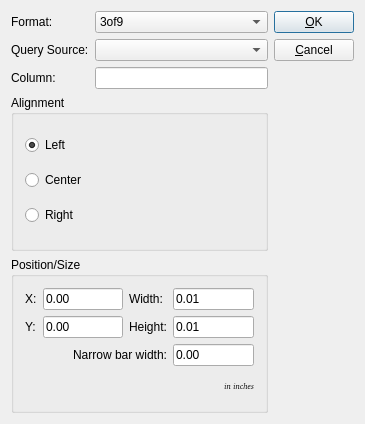
<?xml version="1.0" encoding="UTF-8"?>
<ui version="4.0">
 <comment> * OpenRPT report writer and rendering engine
 * Copyright (C) 2001-2014 by OpenMFG, LLC
 *
 * This library is free software; you can redistribute it and/or
 * modify it under the terms of the GNU Lesser General Public
 * License as published by the Free Software Foundation; either
 * version 2.1 of the License, or (at your option) any later version.
 *
 * This library is distributed in the hope that it will be useful,
 * but WITHOUT ANY WARRANTY; without even the implied warranty of
 * MERCHANTABILITY or FITNESS FOR A PARTICULAR PURPOSE. See the GNU
 * Lesser General Public License for more details.
 *
 * You should have received a copy of the GNU Lesser General Public
 * License along with this library; if not, write to the Free Software
 * Foundation, Inc., 59 Temple Place, Suite 330, Boston, MA 02111-1307 USA
 * Please contact info@openmfg.com with any questions on this license.</comment>
 <class>BarcodeEditor</class>
 <widget class="QDialog" name="BarcodeEditor">
  <property name="geometry">
   <rect>
    <x>0</x>
    <y>0</y>
    <width>365</width>
    <height>424</height>
   </rect>
  </property>
  <property name="sizePolicy">
   <sizepolicy hsizetype="Preferred" vsizetype="Preferred">
    <horstretch>0</horstretch>
    <verstretch>0</verstretch>
   </sizepolicy>
  </property>
  <property name="windowTitle">
   <string>Bar Code Properties</string>
  </property>
  <layout class="QHBoxLayout">
   <property name="spacing">
    <number>6</number>
   </property>
   <property name="leftMargin">
    <number>11</number>
   </property>
   <property name="topMargin">
    <number>11</number>
   </property>
   <property name="rightMargin">
    <number>11</number>
   </property>
   <property name="bottomMargin">
    <number>11</number>
   </property>
   <item>
    <layout class="QVBoxLayout" name="_princpalLayout">
     <property name="spacing">
      <number>6</number>
     </property>
     <property name="leftMargin">
      <number>0</number>
     </property>
     <property name="topMargin">
      <number>0</number>
     </property>
     <property name="rightMargin">
      <number>0</number>
     </property>
     <property name="bottomMargin">
      <number>0</number>
     </property>
     <item>
      <layout class="QGridLayout">
       <property name="leftMargin">
        <number>0</number>
       </property>
       <property name="topMargin">
        <number>0</number>
       </property>
       <property name="rightMargin">
        <number>0</number>
       </property>
       <property name="bottomMargin">
        <number>0</number>
       </property>
       <property name="spacing">
        <number>6</number>
       </property>
       <item row="0" column="0">
        <widget class="QLabel" name="TextLabel1_3_2">
         <property name="frameShape">
          <enum>QFrame::NoFrame</enum>
         </property>
         <property name="frameShadow">
          <enum>QFrame::Plain</enum>
         </property>
         <property name="text">
          <string>Format:</string>
         </property>
        </widget>
       </item>
       <item row="2" column="1">
        <widget class="QLineEdit" name="tbColumn"/>
       </item>
       <item row="2" column="0">
        <widget class="QLabel" name="TextLabel1">
         <property name="sizePolicy">
          <sizepolicy hsizetype="Preferred" vsizetype="Minimum">
           <horstretch>0</horstretch>
           <verstretch>0</verstretch>
          </sizepolicy>
         </property>
         <property name="text">
          <string>Column:</string>
         </property>
        </widget>
       </item>
       <item row="1" column="0">
        <widget class="QLabel" name="TextLabel1_3">
         <property name="text">
          <string>Query Source:</string>
         </property>
        </widget>
       </item>
       <item row="0" column="1">
        <widget class="QComboBox" name="cbFormat">
         <property name="insertPolicy">
          <enum>QComboBox::InsertAtBottom</enum>
         </property>
         <item>
          <property name="text">
           <string>3of9</string>
          </property>
         </item>
         <item>
          <property name="text">
           <string>3of9+</string>
          </property>
         </item>
         <item>
          <property name="text">
           <string>128</string>
          </property>
         </item>
         <item>
          <property name="text">
           <string>ean13</string>
          </property>
         </item>
         <item>
          <property name="text">
           <string>ean8</string>
          </property>
         </item>
         <item>
          <property name="text">
           <string>upc-a</string>
          </property>
         </item>
         <item>
          <property name="text">
           <string>upc-e</string>
          </property>
         </item>
         <item>
          <property name="text">
           <string>i2of5</string>
          </property>
         </item>
         <item>
          <property name="text">
           <string>PDF417</string>
          </property>
         </item>
         <item>
          <property name="text">
           <string>QR</string>
          </property>
         </item>
         <item>
          <property name="text">
           <string>Datamatrix square</string>
          </property>
         </item>
         <item>
          <property name="text">
           <string>Datamatrix rectangle</string>
          </property>
         </item>
        </widget>
       </item>
       <item row="1" column="1">
        <widget class="QueryComboBox" name="cbQuery"/>
       </item>
      </layout>
     </item>
     <item>
      <widget class="QGroupBox" name="buttonGroupAlign">
       <property name="title">
        <string>Alignment</string>
       </property>
       <layout class="QVBoxLayout">
        <property name="spacing">
         <number>6</number>
        </property>
        <property name="leftMargin">
         <number>11</number>
        </property>
        <property name="topMargin">
         <number>11</number>
        </property>
        <property name="rightMargin">
         <number>11</number>
        </property>
        <property name="bottomMargin">
         <number>11</number>
        </property>
        <item>
         <widget class="QRadioButton" name="rbAlignLeft">
          <property name="text">
           <string>Left</string>
          </property>
          <property name="checked">
           <bool>true</bool>
          </property>
         </widget>
        </item>
        <item>
         <widget class="QRadioButton" name="rbAlignCenter">
          <property name="text">
           <string>Center</string>
          </property>
         </widget>
        </item>
        <item>
         <widget class="QRadioButton" name="rbAlignRight">
          <property name="text">
           <string>Right</string>
          </property>
         </widget>
        </item>
       </layout>
      </widget>
     </item>
     <item>
      <widget class="QGroupBox" name="GroupBox1">
       <property name="title">
        <string>Position/Size</string>
       </property>
       <layout class="QGridLayout">
        <item row="0" column="0">
         <widget class="QLabel" name="TextLabel1_3_3">
          <property name="text">
           <string>X:</string>
          </property>
         </widget>
        </item>
        <item row="0" column="1">
         <widget class="QLineEdit" name="leXPos">
          <property name="text">
           <string>0.00</string>
          </property>
         </widget>
        </item>
        <item row="0" column="2">
         <widget class="QLabel" name="TextLabel3">
          <property name="text">
           <string>Width:</string>
          </property>
         </widget>
        </item>
        <item row="0" column="3">
         <widget class="QLineEdit" name="leWidth">
          <property name="text">
           <string>0.01</string>
          </property>
         </widget>
        </item>
        <item row="1" column="0">
         <widget class="QLabel" name="TextLabel2">
          <property name="text">
           <string>Y:</string>
          </property>
         </widget>
        </item>
        <item row="1" column="1">
         <widget class="QLineEdit" name="leYPos">
          <property name="text">
           <string>0.00</string>
          </property>
         </widget>
        </item>
        <item row="1" column="2">
         <widget class="QLabel" name="TextLabel4">
          <property name="text">
           <string>Height:</string>
          </property>
         </widget>
        </item>
        <item row="1" column="3">
         <widget class="QLineEdit" name="leHeight">
          <property name="text">
           <string>0.01</string>
          </property>
         </widget>
        </item>
        <item row="2" column="1" colspan="2">
         <widget class="QLabel" name="lnarrowBar">
          <property name="text">
           <string>Narrow bar width:</string>
          </property>
          <property name="alignment">
           <set>Qt::AlignLeading|Qt::AlignLeft|Qt::AlignRight|Qt::AlignTrailing|Qt::AlignVCenter</set>
          </property>
         </widget>
        </item>
        <item row="2" column="3">
         <widget class="QLineEdit" name="leNarrowBarWidth">
          <property name="text">
           <string>0.00</string>
          </property>
         </widget>
        </item>
        <item row="3" column="3">
         <widget class="QLabel" name="TextLabel5">
          <property name="font">
           <font>
            <family>Helvetica [Cronyx]</family>
            <pointsize>6</pointsize>
            <weight>50</weight>
            <italic>true</italic>
            <bold>false</bold>
            <underline>false</underline>
            <strikeout>false</strikeout>
           </font>
          </property>
          <property name="text">
           <string>in inches</string>
          </property>
          <property name="textFormat">
           <enum>Qt::AutoText</enum>
          </property>
          <property name="alignment">
           <set>Qt::AlignRight|Qt::AlignTrailing|Qt::AlignVCenter</set>
          </property>
         </widget>
        </item>
       </layout>
      </widget>
     </item>
    </layout>
   </item>
   <item>
    <layout class="QVBoxLayout">
     <property name="spacing">
      <number>6</number>
     </property>
     <property name="leftMargin">
      <number>0</number>
     </property>
     <property name="topMargin">
      <number>0</number>
     </property>
     <property name="rightMargin">
      <number>0</number>
     </property>
     <property name="bottomMargin">
      <number>0</number>
     </property>
     <item>
      <widget class="QPushButton" name="buttonOk">
       <property name="text">
        <string>&amp;OK</string>
       </property>
       <property name="shortcut">
        <string>Alt+O</string>
       </property>
       <property name="autoDefault">
        <bool>true</bool>
       </property>
       <property name="default">
        <bool>true</bool>
       </property>
      </widget>
     </item>
     <item>
      <widget class="QPushButton" name="buttonCancel">
       <property name="text">
        <string>&amp;Cancel</string>
       </property>
       <property name="shortcut">
        <string>Alt+C</string>
       </property>
       <property name="autoDefault">
        <bool>true</bool>
       </property>
      </widget>
     </item>
     <item>
      <spacer>
       <property name="orientation">
        <enum>Qt::Vertical</enum>
       </property>
       <property name="sizeType">
        <enum>QSizePolicy::Expanding</enum>
       </property>
       <property name="sizeHint" stdset="0">
        <size>
         <width>20</width>
         <height>20</height>
        </size>
       </property>
      </spacer>
     </item>
    </layout>
   </item>
  </layout>
 </widget>
 <layoutdefault spacing="6" margin="11"/>
 <customwidgets>
  <customwidget>
   <class>QueryComboBox</class>
   <extends>QComboBox</extends>
   <header>querycombobox.h</header>
  </customwidget>
 </customwidgets>
 <tabstops>
  <tabstop>cbFormat</tabstop>
  <tabstop>cbQuery</tabstop>
  <tabstop>tbColumn</tabstop>
  <tabstop>rbAlignLeft</tabstop>
  <tabstop>leXPos</tabstop>
  <tabstop>leWidth</tabstop>
  <tabstop>leYPos</tabstop>
  <tabstop>leHeight</tabstop>
  <tabstop>buttonOk</tabstop>
  <tabstop>buttonCancel</tabstop>
 </tabstops>
 <resources/>
 <connections>
  <connection>
   <sender>buttonOk</sender>
   <signal>clicked()</signal>
   <receiver>BarcodeEditor</receiver>
   <slot>accept()</slot>
   <hints>
    <hint type="sourcelabel">
     <x>20</x>
     <y>20</y>
    </hint>
    <hint type="destinationlabel">
     <x>20</x>
     <y>20</y>
    </hint>
   </hints>
  </connection>
  <connection>
   <sender>buttonCancel</sender>
   <signal>clicked()</signal>
   <receiver>BarcodeEditor</receiver>
   <slot>reject()</slot>
   <hints>
    <hint type="sourcelabel">
     <x>20</x>
     <y>20</y>
    </hint>
    <hint type="destinationlabel">
     <x>20</x>
     <y>20</y>
    </hint>
   </hints>
  </connection>
 </connections>
</ui>
